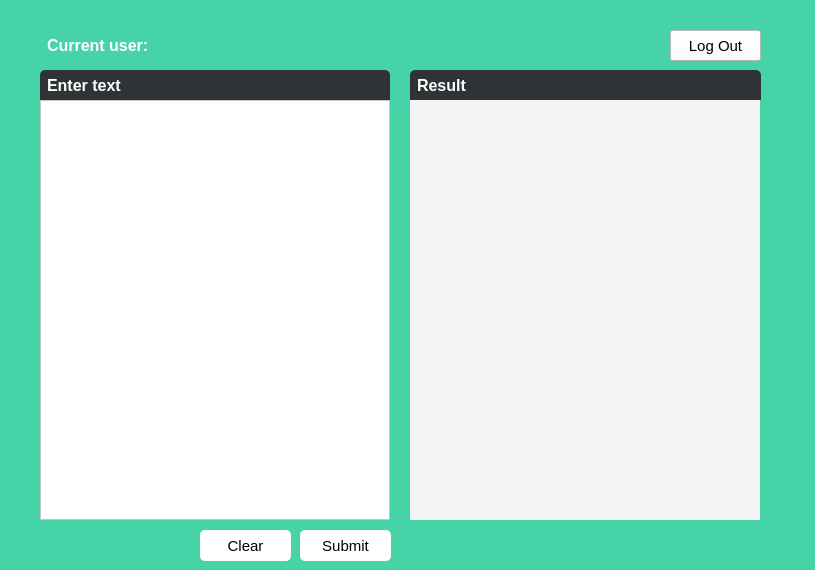
<?xml version="1.0" encoding="UTF-8"?>
<ui version="4.0">
 <class>Form</class>
 <widget class="QWidget" name="Form">
  <property name="geometry">
   <rect>
    <x>0</x>
    <y>0</y>
    <width>815</width>
    <height>570</height>
   </rect>
  </property>
  <property name="windowTitle">
   <string>Form</string>
  </property>
  <property name="styleSheet">
   <string notr="true">background-color: rgb(70, 211, 167)</string>
  </property>
  <widget class="QLabel" name="label_2">
   <property name="geometry">
    <rect>
     <x>410</x>
     <y>70</y>
     <width>351</width>
     <height>30</height>
    </rect>
   </property>
   <property name="font">
    <font>
     <pointsize>12</pointsize>
     <weight>75</weight>
     <bold>true</bold>
    </font>
   </property>
   <property name="styleSheet">
    <string notr="true">background-color:rgb(46, 52, 54);
 border-top-left-radius: 5%;
border-top-right-radius: 5%;
padding: 3px;
color: rgb(255, 255, 255)</string>
   </property>
   <property name="text">
    <string>Result</string>
   </property>
  </widget>
  <widget class="QLabel" name="label">
   <property name="geometry">
    <rect>
     <x>40</x>
     <y>70</y>
     <width>350</width>
     <height>30</height>
    </rect>
   </property>
   <property name="font">
    <font>
     <pointsize>12</pointsize>
     <weight>75</weight>
     <italic>false</italic>
     <bold>true</bold>
    </font>
   </property>
   <property name="styleSheet">
    <string notr="true">background-color:rgb(46, 52, 54);
 border-top-left-radius: 5%;
border-top-right-radius: 5%;
padding: 3px;
color: rgb(255, 255, 255)</string>
   </property>
   <property name="text">
    <string>Enter text</string>
   </property>
  </widget>
  <widget class="QLabel" name="plag_output">
   <property name="geometry">
    <rect>
     <x>410</x>
     <y>100</y>
     <width>350</width>
     <height>420</height>
    </rect>
   </property>
   <property name="font">
    <font>
     <pointsize>11</pointsize>
    </font>
   </property>
   <property name="styleSheet">
    <string notr="true">background-color: rgb(243, 243, 243);</string>
   </property>
   <property name="text">
    <string/>
   </property>
  </widget>
  <widget class="QTextEdit" name="input_text">
   <property name="geometry">
    <rect>
     <x>40</x>
     <y>100</y>
     <width>350</width>
     <height>420</height>
    </rect>
   </property>
   <property name="font">
    <font>
     <pointsize>11</pointsize>
    </font>
   </property>
   <property name="styleSheet">
    <string notr="true">background-color: white;</string>
   </property>
  </widget>
  <widget class="QLabel" name="label_3">
   <property name="geometry">
    <rect>
     <x>40</x>
     <y>30</y>
     <width>111</width>
     <height>30</height>
    </rect>
   </property>
   <property name="font">
    <font>
     <pointsize>12</pointsize>
     <weight>75</weight>
     <bold>true</bold>
    </font>
   </property>
   <property name="styleSheet">
    <string notr="true">padding: 3;
color:rgb(255, 255, 255)</string>
   </property>
   <property name="text">
    <string>Current user:</string>
   </property>
   <property name="alignment">
    <set>Qt::AlignLeading|Qt::AlignLeft|Qt::AlignVCenter</set>
   </property>
  </widget>
  <widget class="QLabel" name="current_user">
   <property name="geometry">
    <rect>
     <x>160</x>
     <y>30</y>
     <width>231</width>
     <height>30</height>
    </rect>
   </property>
   <property name="font">
    <font>
     <pointsize>11</pointsize>
    </font>
   </property>
   <property name="styleSheet">
    <string notr="true">color: rgb(255, 255, 255)</string>
   </property>
   <property name="text">
    <string/>
   </property>
  </widget>
  <widget class="QPushButton" name="submit_butt">
   <property name="geometry">
    <rect>
     <x>300</x>
     <y>530</y>
     <width>91</width>
     <height>31</height>
    </rect>
   </property>
   <property name="font">
    <font>
     <pointsize>11</pointsize>
    </font>
   </property>
   <property name="styleSheet">
    <string notr="true">background-color: rgb(255, 255, 255);
border-radius:5%</string>
   </property>
   <property name="text">
    <string>Submit</string>
   </property>
  </widget>
  <widget class="QPushButton" name="clear_butt">
   <property name="geometry">
    <rect>
     <x>200</x>
     <y>530</y>
     <width>91</width>
     <height>31</height>
    </rect>
   </property>
   <property name="font">
    <font>
     <pointsize>11</pointsize>
    </font>
   </property>
   <property name="styleSheet">
    <string notr="true">background-color: rgb(255, 255, 255);
border-radius:5%</string>
   </property>
   <property name="text">
    <string>Clear</string>
   </property>
  </widget>
  <widget class="QPushButton" name="logout_butt">
   <property name="geometry">
    <rect>
     <x>670</x>
     <y>30</y>
     <width>91</width>
     <height>31</height>
    </rect>
   </property>
   <property name="font">
    <font>
     <pointsize>11</pointsize>
    </font>
   </property>
   <property name="styleSheet">
    <string notr="true">background-color: rgb(255, 255, 255);
color: rgb(0, 0, 0)</string>
   </property>
   <property name="text">
    <string>Log Out</string>
   </property>
  </widget>
 </widget>
 <resources/>
 <connections/>
</ui>
